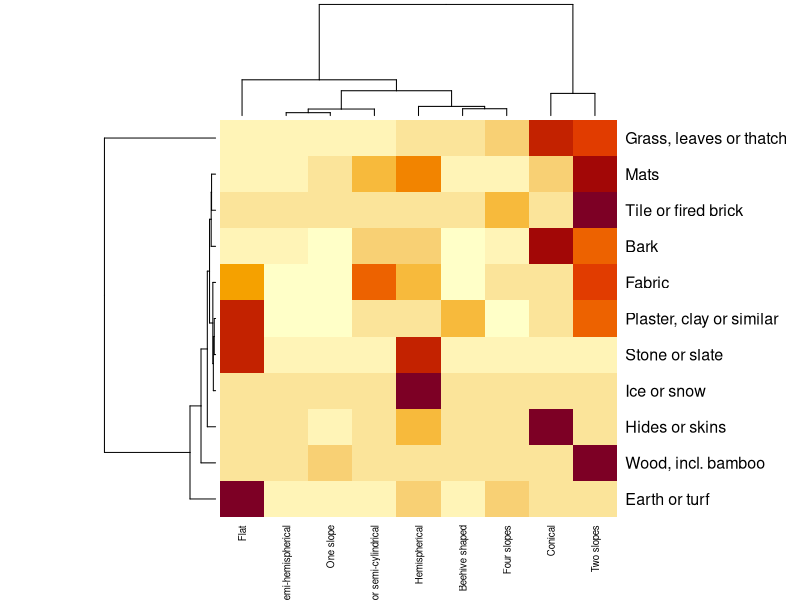

Write R code to recreate this figure.
## ---- chunk 1
# Load data
d <- read.csv("../data/RoofShapeData.csv", stringsAsFactors = F)
roofMat = read.csv("../data/RoofingMaterials.csv",stringsAsFactors = F)

# roof shape variable for clarity
d$roofShape = d$code_label

# Add roof material data to d
d$roofMaterial = roofMat[match(d$society_id,roofMat$society_id),]$code_label

# Make binary variables
d$flat_roof
## ---- chunk 2
heatmap(table(d$roofMaterial,d$roofShape),cexCol = 0.7)
## ---- chunk 3
# Select only Atlantic Congo data
data = d[d$language_family=="Afro-Asiatic",]
# Make boolean variables
data$flatRoof = data$roofShape=="Flat"
# Plant roof is true if made from earth, turf, grass, leaves or thatch
data$plantRoof = data$roofMaterial=="Earth or turf" |
    data$roofMaterial=="Grass, leaves or thatch"
## ---- chunk 4
data = data[!duplicated(data$language_glottocode),]
## ---- chunk 5
taxlabels = data$language_glottocode
characterData = data[,c("flatRoof","plantRoof")]

## ---- chunk 6
numTax = nrow(characterData)
numChar = ncol(characterData)
## ---- chunk 7
head(characterData)
## ---- chunk 8
# Make a matrix with some numbers in
x = table(characterData$flatRoof, characterData$plantRoof)
x
## ---- chunk 9
# take the sum of each row:
apply(x, 1, sum)
# take the sum of each column:
apply(x, 2, sum)
## ---- chunk 10
characterData.binary = apply(characterData, 2, as.numeric)
## ---- chunk 11
head(characterData.binary)
## ---- chunk 12
head(taxlabels)
## ---- chunk 13
# Combine a list of three names with a surname:
paste(c("Johnny","Joey","Tommy"), "Ramone", sep=" ")
# Join items in two lists with a hyphen:
paste(c("a","b","c"),c("A","B","C"), sep="-")
# Combine four strings into a single string:
paste(c("super","cali","fragilistic","expialidocious"), collapse = "")

## ---- chunk 14
taxlabels.string <- paste(taxlabels,collapse="\n")
## ---- chunk 15
characterData.binary.withNames = cbind(taxlabels,characterData.binary)

head(characterData.binary.withNames)
## ---- chunk 16
combineRows = apply(characterData.binary.withNames, 1,
                    paste, collapse=' ')
characterData.binary.string = paste(combineRows,collapse='\n')
## ---- chunk 17

nexus_template = 
'#NEXUS
  
  BEGIN TAXA;
  TITLE Taxa;
  DIMENSIONS NTAX=ntax_here;
  TAXLABELS
  taxlabels_here
  ;
  END;
  
  
  
  BEGIN CHARACTERS;
  TITLE  Character_Matrix;
  LINK TAXA = Taxa;
  DIMENSIONS  NCHAR=nchar_here;
  FORMAT DATATYPE = STANDARD GAP = - MISSING = ? SYMBOLS = "  0 1";
  MATRIX
  characterData_here
  
  ;
'
## ---- chunk 18
# change all 's' to 'k' in the string 'snow':
gsub("s", "k", "snow")
## ---- chunk 19
  # copy template to new variable
  nex = nexus_template
  # add data to template
  nex = gsub("ntax_here", numTax, nex)
  nex = gsub("nchar_here", numChar, nex)
  nex = gsub("taxlabels_here", taxlabels.string, nex)
  nex = gsub("characterData_here", characterData.binary.string, nex)
